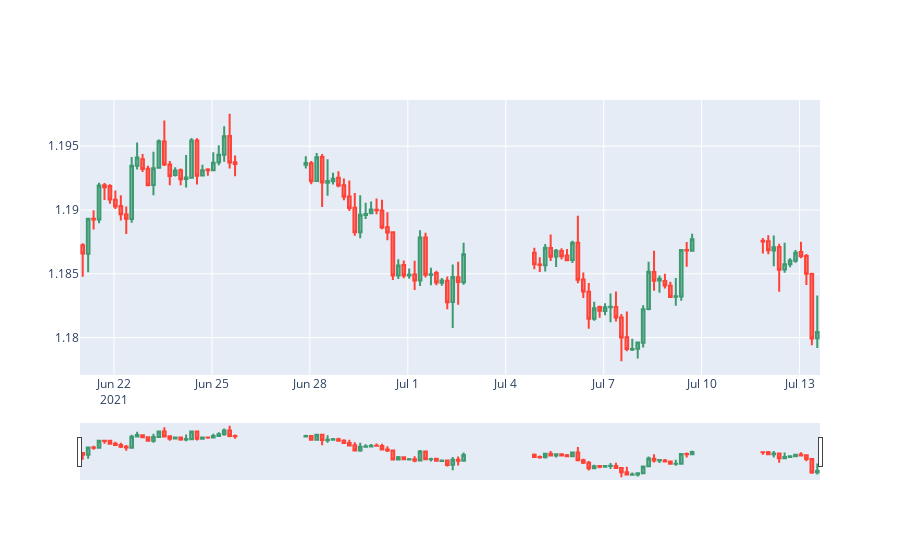

This figure's notebook cell:
### Code cell
fig = go.Figure()
fig.add_trace(go.Candlestick(
    x=df_plot.time,
    open=df_plot.mid_o,
    high=df_plot.mid_h,
    low=df_plot.mid_l,
    close=df_plot.mid_c
))
